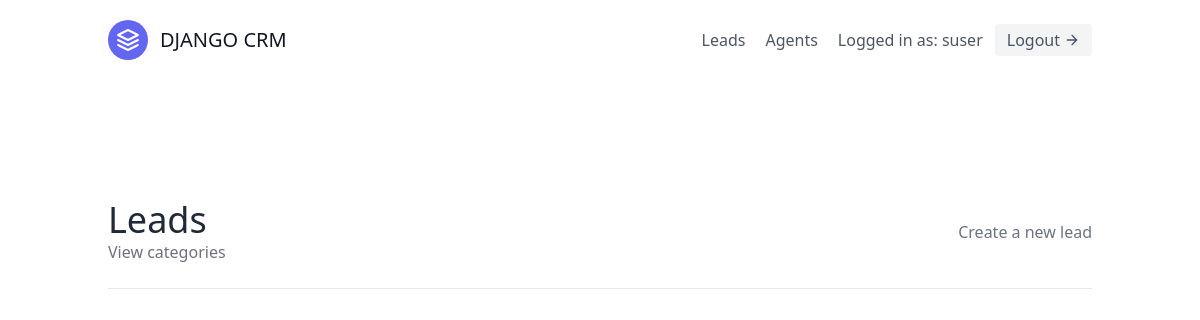
/leads/ (signed in), run on an earlier commit of the app's database.
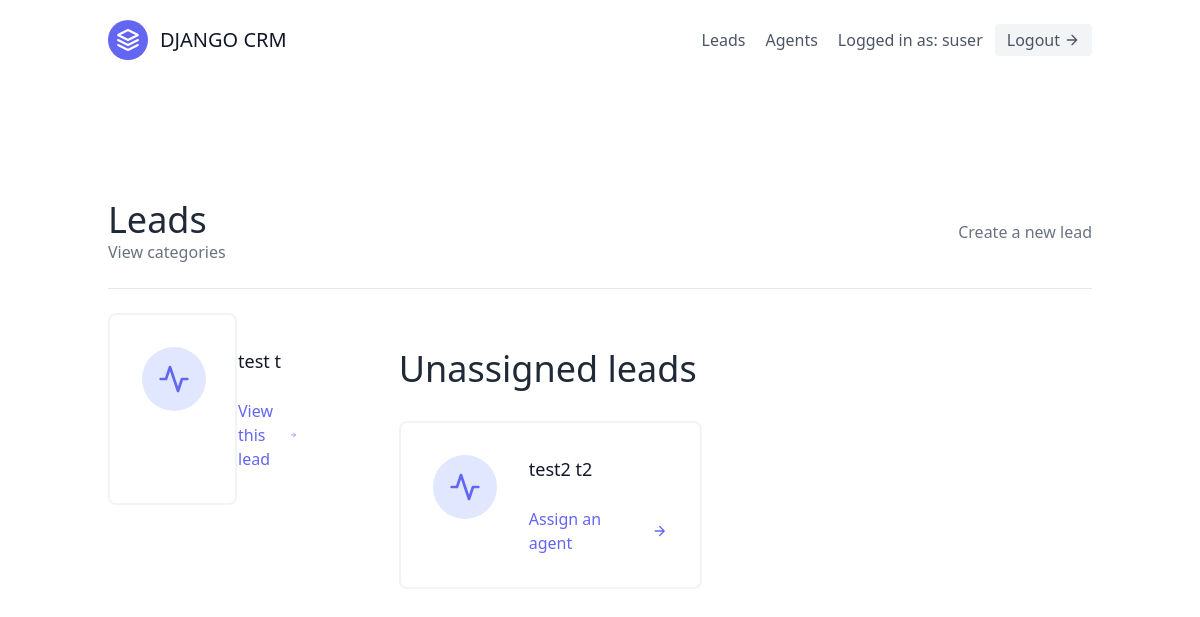
And on a later commit of the database.
### leads/models.py (models this page shows, shortened)
class Lead(models.Model):
  first_name = models.CharField(max_length=20)
  last_name = models.CharField(max_length=20)
  age = models.IntegerField(default=0)
  organisation = models.ForeignKey(UserProfile, on_delete=models.CASCADE)
  agent = models.ForeignKey(Agent, null=True, blank=True, on_delete=models.SET_NULL)
  category = models.ForeignKey("Category", related_name="leads", on_delete=models.SET_NULL, blank=True, null=True)
  description = models.TextField()
  date_added = models.DateTimeField(auto_now_add=True)
  phone_number = models.CharField(max_length=20)
  email = models.EmailField()

### leads/views.py (the view)
# urls.py: path('', LeadListView.as_view(), name='lead-list'),
class LeadListView(LoginRequiredMixin, generic.ListView):
  template_name = "leads/lead_list.html"
  context_object_name = "leads"
  def get_queryset(self):
    user = self.request.user
    if user.is_organisor:
      queryset = Lead.objects.filter(
          organisation=user.userprofile,
          agent__isnull=False
        )
    else:
      queryset = Lead.objects.filter(
          organisation=user.agent.organisation,
          agent__isnull=False
        )
      queryset = queryset.filter(agent__user=user)
    return queryset
  def get_context_data(self, **kwargs):
    user = self.request.user
    context = super(LeadListView, self).get_context_data(**kwargs)
    if user.is_organisor:
      queryset = Lead.objects.filter(
          organisation=user.userprofile,
          agent__isnull=True,
        )
      context.update({
        "unassigned_leads": queryset
      })
    return context

### leads/templates/leads/lead_list.html (shortened to what this page needs)
{% extends 'base.html' %}
{% block content %}
<section class="text-gray-600 body-font">
  <div class="container px-5 py-24 mx-auto flex flex-wrap">
  <div class = 'w-full mb-6 py-6 flex justify-between items-center border-b border-gray-200'>
    <div>
      <h1 class = 'text-4xl text-gray-800'>Leads</h1>
      <a class = 'text-gray-500 hover:text-blue-500' href="{% url 'leads:category-list' %}">
        View categories
      </a>
    </div>
    {% if request.user.is_organisor %}
    <div>
      <a class = 'text-gray-500 hover:text-blue-500' href="{% url 'leads:lead-create' %}">Create a new lead</a>
    </div>
    {% endif %}
  </div>
    <div class="flex flex-wrap -m-4">
      {% for lead in leads %}
        <div class="p-4 lg:w-1/2 md:w-full">
          <div class="flex border-2 rounded-lg border-gray-200 border-opacity-50 p-8 sm:flex-row flex-col">
            <div class="w-16 h-16 sm:mr-8 sm:mb-0 mb-4 inline-flex items-center justify-center rounded-full bg-indigo-100 text-indigo-500 flex-shrink-0">
              <svg fill="none" stroke="currentColor" stroke-linecap="round" stroke-linejoin="round" stroke-width="2" class="w-8 h-8" viewBox="0 0 24 24">
                <path d="M22 12h-4l-3 9L9 3l-3 9H2"></path>
              </svg>
            </div>
            <div class="flex-grow">
              <h2 class="text-gray-900 text-lg title-font font-medium mb-3">
                {{ lead.first_name }} {{ lead.last_name }}
              </h2>
              <a href="{% url 'leads:lead-detail' lead.pk %}" class="mt-3 text-indigo-500 inline-flex items-center">
                View this lead
                <svg fill="none" stroke="currentColor" stroke-linecap="round" stroke-linejoin="round" stroke-width="2" class="w-4 h-4 ml-2" viewBox="0 0 24 24">
                  <path d="M5 12h14M12 5l7 7-7 7"></path>
                </svg>
              </a>
            </div>
          </div>
        </div>
      {% endfor %}
    </div>
    <div class="mt-5 flex flex-wrap -m-4">
      {% if unassigned_leads.exists %}
      <div class="p-4 w-full">
        <h1 class = 'text-4xl text-gray-800'>Unassigned leads</h1>
      </div>
        {% for lead in unassigned_leads %}
          <div class="p-4 lg:w-1/2 md:w-full">
            <div class="flex border-2 rounded-lg border-gray-200 border-opacity-50 p-8 sm:flex-row flex-col">
              <div class="w-16 h-16 sm:mr-8 sm:mb-0 mb-4 inline-flex items-center justify-center rounded-full bg-indigo-100 text-indigo-500 flex-shrink-0">
                <svg fill="none" stroke="currentColor" stroke-linecap="round" stroke-linejoin="round" stroke-width="2" class="w-8 h-8" viewBox="0 0 24 24">
                  <path d="M22 12h-4l-3 9L9 3l-3 9H2"></path>
                </svg>
              </div>
              <div class="flex-grow">
                <h2 class="text-gray-900 text-lg title-font font-medium mb-3">
                  {{ lead.first_name }} {{ lead.last_name }}
                </h2>
                <a href="{% url 'leads:assign-agent' lead.pk %}" class="mt-3 text-indigo-500 inline-flex items-center">
                  Assign an agent
                  <svg fill="none" stroke="currentColor" stroke-linecap="round" stroke-linejoin="round" stroke-width="2" class="w-4 h-4 ml-2" viewBox="0 0 24 24">
                    <path d="M5 12h14M12 5l7 7-7 7"></path>
                  </svg>
                </a>
              </div>
            </div>
          </div>
        {% endfor %}
      {% endif %}
    </div>
  </div>
</section>
{% endblock content %}

What changed in the data, as far as the page shows it:
added Lead: first_name "test", last_name "t", shown under "Leads"
added Lead: first_name "test2", last_name "t2", shown under "Unassigned leads"
Also different on the page:
text now shown: "Unassigned leads"
